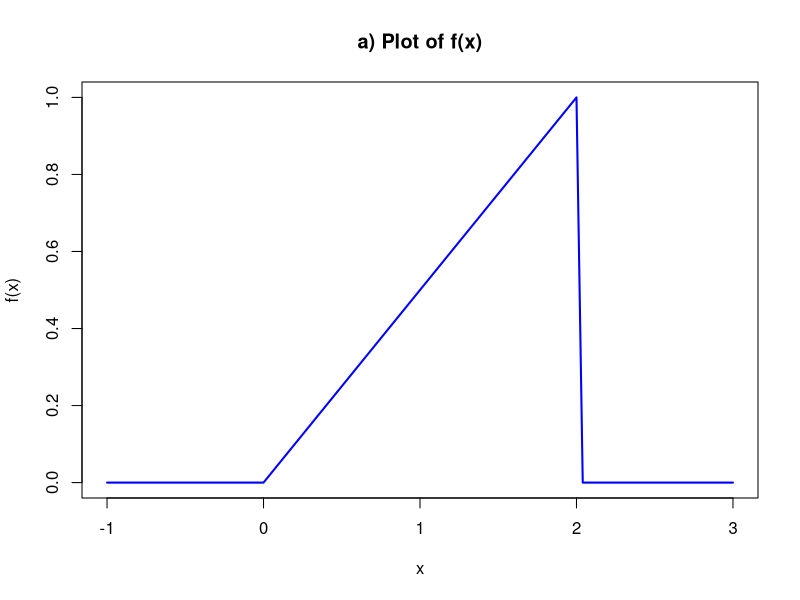
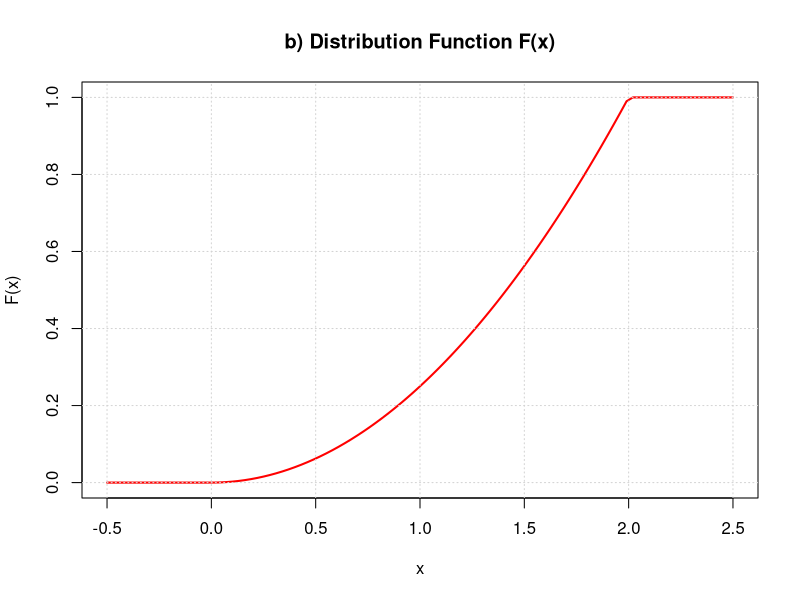

The R source for these figures, in order:
#' Print
#'
#' Prints a number/series of numbers with the
#' correct rounding to do the exam faster
#'
#' @param x A number or series of numbers we want to print
#' @param string A string to print before the number (default is empty)
#' @param round The number of decimals to round to (default is 5)
#' @return The number printed on the console with correct rounding
#' @examples
#' pipsa_print(3.14159)
#' @export
pipsa_print <- function(x, string = "", round = 5, reverse = FALSE) {
  if (length(x) > 1) {
    print(string)
    print(round(x, round))
  } else {
    if (reverse == TRUE) {
      print(paste(round(x, round), string))
    } else {
      print(paste(string, round(x, round)))
    }
  }
}

#' Combinations (n choose k)
#'
#' Computes the number of combinations of x items
#' taken y at a time without repetition: choose(x, y).
#'
#' @param x Total number of items (n).
#' @param y Number of items to choose (k).
#' @return Number of possible combinations.
#' @examples
#' pipsa_combination(5, 2)
#' @export
pipsa_combination <- function(x, y) {
  choose(x, y)
}

#' Conditional Probability
#'
#' Computes the conditional probability between two arrays of numbers
#'
#' @param x An array
#' @param y An array
#' @return The conditional probability in decimal format
#' @examples
#' pipsa_conditional_probability(c(0.1, 0.2, 0.3), c(0.01, 0.02, 0.03))
#' @export
pipsa_conditional_probability <- function(x, y) {
  # both x and y will be an array of probabilities, c(a, b, c, ...)

  d <- 0

  for (i in seq_along(x)) {
    d <- d + x[i] * y[i]
  }

  print(paste(d, "%"))
  d
}
#' Generate probability distribution map
#'
#' @param x A vector of points x_i marked as references
#' @param p The corresponding probabilities to x_i
#' @return A data frame containing the variables
#' @export
pipsa_gen_prob_dist <- function(x, p) {
  ord <- order(x)
  data.frame(
    x = x[ord],
    p = p[ord]
  )
}

#' Distribution function generator
#'
#' Generates, starting from the vector of points and their
#' probabilities, a function F(x_i) = P(X \leq x_i)
#'
#' @param dat The data frame containing the variables x and p
#' @return The function F(x_i) defined above
#' @examples
#' x <- 0:2
#' p <- c(1, 2, 1) / 4
#' F <- pipsa_dist_fn_gen(pipsa_gen_prob_dist(x, p))
#' F(1) # 0.75
#' @export
pipsa_dist_fn_gen <- function(dat) {
  cump <- c(0, cumsum(dat$p))
  function(q) {
    cump[findInterval(q, dat$x) + 1]
  }
}

#' Population statistics
#'
#' Given a probability distribution map, generates a frame
#' with the population statistics values
#'
#' @param dat The data frame containing the variables x and p
#' @return A data frame containing the following values:
#' Mean AKA expected variance
#' Variance
#' Standard deviation
#' @examples
#' x <- 0:2
#' p <- c(1, 2, 1) / 4
#' popstats <- pipsa_popstats(pipsa_gen_prob_dist(x, p))
#' popstats$expectedval # 1
#' popstats$variance # 0.5
#' @export
pipsa_popstats <- function(dat) {
  f1 <- sum(dat$p * dat$x)
  f2 <- sum(dat$p * ((dat$x)^2)) - (f1^2)
  data.frame(
    expectedval = f1,
    variance = f2,
    std_dev = abs(sqrt(f2))
  )
}

#' Continuous Distribution Function Generator
#'
#' Generates, starting from a density function, the cumulative
#' distribution function F(x) = P(X \leq x) using integration.
#'
#' @param pdf The probability density function (must be vectorized)
#' @param lower The lower bound of the distribution's support
#' @param upper The upper bound of the distribution's support
#' @return The cumulative distribution function F(x)
#' @examples
#' f <- Vectorize(function(x) {
#'   if (0 <= x && x <= 2) x / 2 else 0
#' })
#' F_cdf <- pipsa_continuous_dist_fn_gen(f, 0, 2)
#' F_cdf(1) # 0.25
#' @export
pipsa_continuous_dist_fn_gen <- function(pdf, lower, upper) {
  function(q) {
    sapply(q, function(x) {
      if (x < lower) {
        return(0)
      }
      if (x > upper) {
        return(1)
      }
      integrate(pdf, lower, x)$value
    })
  }
}

#' Continuous Population Statistics
#'
#' Given a probability density function and its support, generates a data frame
#' with the population statistics values using integration.
#'
#' @param pdf The probability density function (must be vectorized)
#' @param lower Lower bound of the support
#' @param upper Upper bound of the support
#' @return A data frame containing expectedval, variance, and std_dev
#' @export
pipsa_continuous_popstats <- function(pdf, lower, upper) {
  ex_func <- function(x) x * pdf(x)
  f1 <- integrate(ex_func, lower, upper)$value

  ex2_func <- function(x) (x^2) * pdf(x)
  ex2 <- integrate(ex2_func, lower, upper)$value

  f2 <- ex2 - (f1^2)

  data.frame(
    expectedval = f1,
    variance = f2,
    std_dev = sqrt(f2)
  )
}

#' Continuous Quantiles
#'
#' Finds the x value for a given probability p in a continuous distribution.
#'
#' @param cdf The cumulative distribution function
#' @param p The target probability (e.g., 0.5 for median)
#' @param lower Lower bound of the support
#' @param upper Upper bound of the support
#' @return The quantile x where F(x) = p
#' @export
pipsa_continuous_quantile <- function(cdf, p, lower, upper) {
  uniroot(function(x) cdf(x) - p, lower = lower, upper = upper)$root
}
#' Continuous Probability Interval
#'
#' Computes P(a \leq X \leq b) using a continuous CDF.
#' For P(X \leq b), set a to -Inf. For P(X \geq a), set b to Inf.
#'
#' @param cdf The cumulative distribution function
#' @param a Lower bound of the interval
#' @param b Upper bound of the interval
#' @return The computed probability
#' @export
pipsa_continuous_prob <- function(cdf, a, b) {
  val_b <- if (b == Inf) 1 else cdf(b)
  val_a <- if (a == -Inf) 0 else cdf(a)
  val_b - val_a
}

#' Continuous Conditional Probability (Less or Equal)
#'
#' Computes P(X \leq a | X \leq b).
#'
#' @param cdf The cumulative distribution function
#' @param a The event boundary P(X \leq a)
#' @param b The given condition boundary P(X \leq b)
#' @return The conditional probability
#' @export
pipsa_continuous_cond_prob <- function(cdf, a, b) {
  p_intersect <- cdf(min(a, b))
  p_condition <- cdf(b)

  if (p_condition == 0) {
    return(NA)
  } # Prevent division by zero
  p_intersect / p_condition
}
# ==== END OF PASTED FUNCTIONS ====

func <- function(x) {
  if (0 <= x && x <= 2) {
    return(x / 2)
  } else {
    return(0)
  }
}

func_v <- Vectorize(func)

curve(func_v,
  from = -1, to = 3,
  main = "a) Plot of f(x)",
  xlab = "x",
  ylab = "f(x)",
  col = "blue",
  lwd = 2
)

F_cdf <- pipsa_continuous_dist_fn_gen(func_v, lower = 0, upper = 2)

curve(F_cdf(x),
  from = -0.5, to = 2.5, col = "red", lwd = 2,
  main = "b) Distribution Function F(x)", ylab = "F(x)", xlab = "x"
)
grid()

stats <- pipsa_continuous_popstats(func_v, lower = 0, upper = 2)

pipsa_print(stats$expectedval, "Expected Value E(X):") # 4/3
pipsa_print(stats$variance, "Variance V(X):")
pipsa_print(stats$std_dev, "Standard Deviation:") # sqrt(2)/3

median_x <- pipsa_continuous_quantile(F_cdf, p = 0.50, lower = 0, upper = 2)

q1_x <- pipsa_continuous_quantile(F_cdf, p = 0.25, lower = 0, upper = 2)
q3_x <- pipsa_continuous_quantile(F_cdf, p = 0.75, lower = 0, upper = 2)
iqr_x <- q3_x - q1_x

mode_x <- optimize(func_v, interval = c(0, 2), maximum = TRUE)$maximum

pipsa_print(median_x, "Median (Me):") # sqrt 2 (1.4142)
pipsa_print(mode_x, "Mode (Mo):") # 2
pipsa_print(iqr_x, "Interquartile Range (Rc):") # sqrt(3)-1 (0.7320)

# 1. P(0.5 <= X <= 1.5)
prob_1 <- pipsa_continuous_prob(F_cdf, a = 0.5, b = 1.5)
pipsa_print(prob_1, "P(0.5 <= X <= 1.5):", round = 4)
# SOL: 1/2 = 0.5

# 2. P(X <= 0.5)
# Equivalent to P(-Inf <= X <= 0.5)
prob_2 <- pipsa_continuous_prob(F_cdf, a = -Inf, b = 0.5)
pipsa_print(prob_2, "P(X <= 0.5):", round = 4)
# SOL: 1/16 = 0.0625

# 3. P(X >= 1.5)
# Equivalent to P(1.5 <= X <= Inf)
prob_3 <- pipsa_continuous_prob(F_cdf, a = 1.5, b = Inf)
pipsa_print(prob_3, "P(X >= 1.5):", round = 4)
# SOL: 7/16 = 0.4375

# 4. P(X > 5)
# Equivalent to P(5 <= X <= Inf) for continuous distributions
prob_4 <- pipsa_continuous_prob(F_cdf, a = 5, b = Inf)
pipsa_print(prob_4, "P(X > 5):", round = 4)
# SOL: 0

# 5. P(X <= 1 | X <= Me)
prob_5 <- pipsa_continuous_cond_prob(F_cdf, a = 1, b = median_x)
pipsa_print(prob_5, "P(X <= 1 | X <= Me):", round = 4)
# SOL: 1/2 = 0.5
